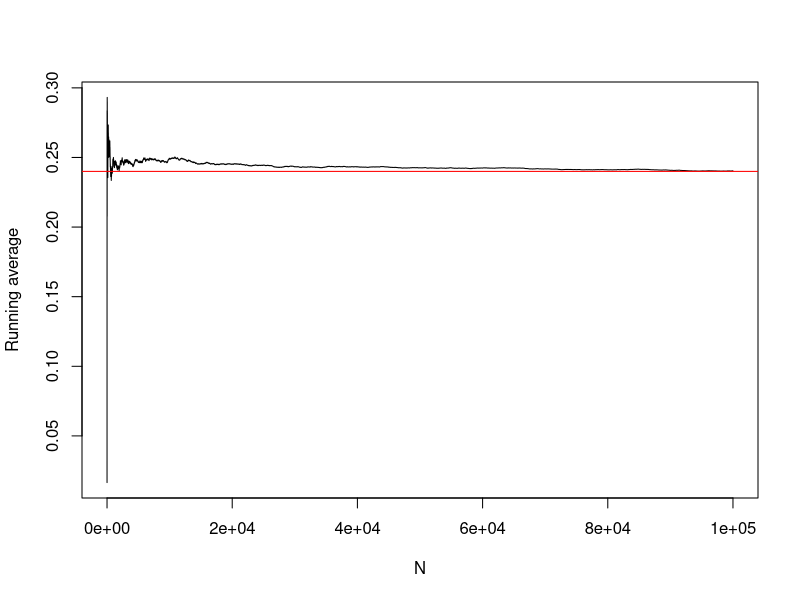
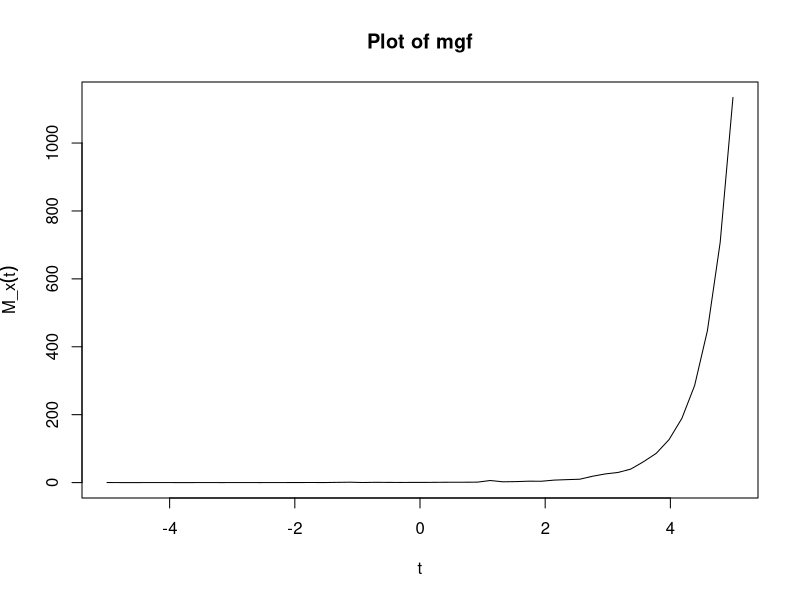

Write the R code that produced these figures, in order.
########################
#### LAB 4  SC  #################
#######################

#### Qsn2 |Moments  of Gamma Distribution using Imp Sampling ####
##### part A ##############
k <- 2  # for second moment
N <- 1e3  # number of sample
alpha <- 2
beta <- 5

(truth <- alpha/beta^2+(alpha/beta)^2)   # True Second moment

#Simple monte carlo

samples <- rgamma(N,shape=alpha,rate=beta)
mean(samples^k)

## Importance Sampling
set.seed(1)
lambda<- 3 # proposal
N <- 1e4
samp <- rexp(N,rate=lambda)

# evaluate Inside the sum
funcs <- samp^k*dgamma(samp,shape=alpha,rate=beta)/dexp(samp,rate=lambda)

mean(funcs)
# sigmaˆ2_g
var(funcs)

########### Repeating for different lambda ##############
num <- 15
mean <- numeric(num)
var.g <- numeric(num)
for( c in 1:num){
set.seed(1)
lambda<- c # proposal
N <- 1e4
samp <- rexp(N,rate=lambda)

# evaluate Inside the sum
funcs <- samp^k*dgamma(samp,shape=alpha,rate=beta)/dexp(samp,rate=lambda)

mean[c]<-mean(funcs)

# sigmaˆ2_g
var.g[c]<-var(funcs)
}
mean
var.g   ## lambda=1 giving minimum var.g

### Qsn 2 | part B ####

##repeating for proposal gamma(3,3)
k <- 2  # for second moment
N <- 1e3  # number of sample
alpha <- 2
beta <- 5

samples <- rgamma(N,shape=alpha,rate=beta)
mean(samples^k)

## Importance Sampling
set.seed(1)
theta<- 3 # proposal
N <- 1e4
samp <- rgamma(N,shape=theta,rate=theta)

# evaluate Inside the sum
funcs <- samp^k*dgamma(samp,shape=alpha,rate=beta)/rgamma(N,shape=theta,rate=theta)
mean(funcs)
# sigmaˆ2_g
var(funcs)

##############################

##### Question 3 - Law of Large Number #####

# Checking the Convergence
N <- 1e5  # N is large
lambda <- 3
samp <- rexp(N,rate=lambda)    # importance sample
func <- samp^2*dgamma(samp,shape=alpha,rate=beta) /dexp(samp,rate=lambda)
x.axis<- 1:N   # sample size on the x-axis
y.axis <- cumsum(func)/(1:N)  # IS estimator for each N

# Plotting the running average
plot(x.axis, y.axis , type = 'l', xlab = "N", ylab = "Running average")
abline(h = truth, col = "red")

###################################
###### Question 4  ################

# Estimate MGF using importance sampling

# choosing 50 values of t between (-5, 5)
t <- seq(-5, 5, length = 50)

mu <- 1
lambda <- 3

#, using importance sampling with importance distribution
#Gamma(10, 3)    proposal

h <- function(t,x){exp(t*x)}
f <- function(x){sqrt(lambda/(2*pi*x^3)*exp((-lambda*(x-mu)^2))/(2*mu^2*x))}
##f target 

N <-1e5
est <- numeric(length(t))
for(i in t){
  samp <- rgamma(N,shape=10,rate=3)  # IS
  s <- h(i,samp)*(f(samp)/dgamma(samp,shape=10,rate=3))
  est[which(t==i)]= mean(s)
  }
plot(t,est,type="l",xlab="t",ylab=expression(M_x(t)),main="Plot of mgf")

